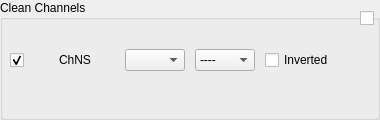
          <widget class="QGroupBox" name="groupBox_2">
           <property name="sizePolicy">
            <sizepolicy hsizetype="Preferred" vsizetype="Expanding">
             <horstretch>0</horstretch>
             <verstretch>0</verstretch>
            </sizepolicy>
           </property>
           <property name="minimumSize">
            <size>
             <width>380</width>
             <height>120</height>
            </size>
           </property>
           <property name="maximumSize">
            <size>
             <width>380</width>
             <height>200</height>
            </size>
           </property>
           <property name="sizeIncrement">
            <size>
             <width>0</width>
             <height>30</height>
            </size>
           </property>
           <property name="baseSize">
            <size>
             <width>380</width>
             <height>120</height>
            </size>
           </property>
           <property name="title">
            <string>Clean Channels</string>
           </property>
           <widget class="QWidget" name="verticalLayoutWidget">
            <property name="geometry">
             <rect>
              <x>10</x>
              <y>20</y>
              <width>334</width>
              <height>80</height>
             </rect>
            </property>
            <layout class="QVBoxLayout" name="verticalLayout_3">
             <item>
              <layout class="QHBoxLayout" name="horizontalLayout_6">
               <property name="spacing">
                <number>10</number>
               </property>
               <property name="sizeConstraint">
                <enum>QLayout::SetFixedSize</enum>
               </property>
               <item>
                <widget class="QCheckBox" name="tick_ch1_3">
                 <property name="enabled">
                  <bool>true</bool>
                 </property>
                 <property name="sizePolicy">
                  <sizepolicy hsizetype="Fixed" vsizetype="Fixed">
                   <horstretch>0</horstretch>
                   <verstretch>0</verstretch>
                  </sizepolicy>
                 </property>
                 <property name="minimumSize">
                  <size>
                   <width>15</width>
                   <height>18</height>
                  </size>
                 </property>
                 <property name="maximumSize">
                  <size>
                   <width>15</width>
                   <height>16777215</height>
                  </size>
                 </property>
                 <property name="layoutDirection">
                  <enum>Qt::LeftToRight</enum>
                 </property>
                 <property name="styleSheet">
                  <string notr="true">font: 25 10pt &quot;Calibri Light&quot;;</string>
                 </property>
                 <property name="text">
                  <string/>
                 </property>
                 <property name="checkable">
                  <bool>true</bool>
                 </property>
                 <property name="checked">
                  <bool>true</bool>
                 </property>
                 <property name="tristate">
                  <bool>false</bool>
                 </property>
                </widget>
               </item>
               <item>
                <widget class="QLabel" name="label_33">
                 <property name="enabled">
                  <bool>true</bool>
                 </property>
                 <property name="sizePolicy">
                  <sizepolicy hsizetype="Fixed" vsizetype="Fixed">
                   <horstretch>0</horstretch>
                   <verstretch>0</verstretch>
                  </sizepolicy>
                 </property>
                 <property name="minimumSize">
                  <size>
                   <width>80</width>
                   <height>18</height>
                  </size>
                 </property>
                 <property name="maximumSize">
                  <size>
                   <width>80</width>
                   <height>18</height>
                  </size>
                 </property>
                 <property name="styleSheet">
                  <string notr="true">font: 25 10pt &quot;Calibri Light&quot;;</string>
                 </property>
                 <property name="text">
                  <string>ChNS</string>
                 </property>
                 <property name="alignment">
                  <set>Qt::AlignCenter</set>
                 </property>
                </widget>
               </item>
               <item>
                <widget class="QComboBox" name="ext_chNS_6">
                 <property name="enabled">
                  <bool>true</bool>
                 </property>
                 <property name="sizePolicy">
                  <sizepolicy hsizetype="Fixed" vsizetype="Fixed">
                   <horstretch>0</horstretch>
                   <verstretch>0</verstretch>
                  </sizepolicy>
                 </property>
                 <property name="minimumSize">
                  <size>
                   <width>60</width>
                   <height>0</height>
                  </size>
                 </property>
                 <property name="maximumSize">
                  <size>
                   <width>60</width>
                   <height>16777215</height>
                  </size>
                 </property>
                 <property name="styleSheet">
                  <string notr="true">font: 25 10pt &quot;Calibri Light&quot;;</string>
                 </property>
                </widget>
               </item>
               <item>
                <widget class="QComboBox" name="ext_contNS_3">
                 <property name="enabled">
                  <bool>true</bool>
                 </property>
                 <property name="sizePolicy">
                  <sizepolicy hsizetype="Fixed" vsizetype="Fixed">
                   <horstretch>0</horstretch>
                   <verstretch>0</verstretch>
                  </sizepolicy>
                 </property>
                 <property name="minimumSize">
                  <size>
                   <width>60</width>
                   <height>0</height>
                  </size>
                 </property>
                 <property name="maximumSize">
                  <size>
                   <width>60</width>
                   <height>16777215</height>
                  </size>
                 </property>
                 <property name="styleSheet">
                  <string notr="true">font: 25 10pt &quot;Calibri Light&quot;;</string>
                 </property>
                 <item>
                  <property name="text">
                   <string>----</string>
                  </property>
                 </item>
                 <item>
                  <property name="text">
                   <string>internal</string>
                  </property>
                 </item>
                 <item>
                  <property name="text">
                   <string>external</string>
                  </property>
                 </item>
                </widget>
               </item>
               <item>
                <widget class="QCheckBox" name="cB_blind_4">
                 <property name="sizePolicy">
                  <sizepolicy hsizetype="Fixed" vsizetype="Fixed">
                   <horstretch>0</horstretch>
                   <verstretch>0</verstretch>
                  </sizepolicy>
                 </property>
                 <property name="minimumSize">
                  <size>
                   <width>75</width>
                   <height>18</height>
                  </size>
                 </property>
                 <property name="maximumSize">
                  <size>
                   <width>75</width>
                   <height>16777215</height>
                  </size>
                 </property>
                 <property name="layoutDirection">
                  <enum>Qt::LeftToRight</enum>
                 </property>
                 <property name="styleSheet">
                  <string notr="true">font: 25 10pt &quot;Calibri Light&quot;;</string>
                 </property>
                 <property name="text">
                  <string>Inverted</string>
                 </property>
                </widget>
               </item>
              </layout>
             </item>
            </layout>
           </widget>
           <widget class="QCheckBox" name="checkBox_3">
            <property name="geometry">
             <rect>
              <x>360</x>
              <y>10</y>
              <width>16</width>
              <height>17</height>
             </rect>
            </property>
            <property name="text">
             <string/>
            </property>
           </widget>
          </widget>
